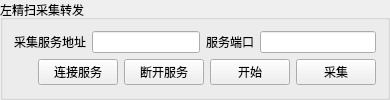
         <widget class="QGroupBox" name="groupBox_13">
          <property name="sizePolicy">
           <sizepolicy hsizetype="Preferred" vsizetype="Maximum">
            <horstretch>0</horstretch>
            <verstretch>0</verstretch>
           </sizepolicy>
          </property>
          <property name="title">
           <string>左精扫采集转发</string>
          </property>
          <layout class="QGridLayout" name="gridLayout_28">
           <item row="0" column="0">
            <layout class="QHBoxLayout" name="topHBoxLayout_5">
             <item>
              <widget class="QLabel" name="label_8">
               <property name="sizePolicy">
                <sizepolicy hsizetype="Maximum" vsizetype="Preferred">
                 <horstretch>0</horstretch>
                 <verstretch>0</verstretch>
                </sizepolicy>
               </property>
               <property name="text">
                <string>采集服务地址</string>
               </property>
              </widget>
             </item>
             <item>
              <widget class="QLineEdit" name="Prec_Scan_120_Local_Ip">
               <property name="sizePolicy">
                <sizepolicy hsizetype="Preferred" vsizetype="Fixed">
                 <horstretch>0</horstretch>
                 <verstretch>0</verstretch>
                </sizepolicy>
               </property>
              </widget>
             </item>
            </layout>
           </item>
           <item row="0" column="1">
            <layout class="QHBoxLayout" name="topHBoxLayout_4">
             <item>
              <widget class="QLabel" name="label_10">
               <property name="sizePolicy">
                <sizepolicy hsizetype="Maximum" vsizetype="Preferred">
                 <horstretch>0</horstretch>
                 <verstretch>0</verstretch>
                </sizepolicy>
               </property>
               <property name="text">
                <string>服务端口</string>
               </property>
              </widget>
             </item>
             <item>
              <widget class="QLineEdit" name="Prec_Scan_120_Tran_Port">
               <property name="sizePolicy">
                <sizepolicy hsizetype="Preferred" vsizetype="Fixed">
                 <horstretch>0</horstretch>
                 <verstretch>0</verstretch>
                </sizepolicy>
               </property>
              </widget>
             </item>
            </layout>
           </item>
           <item row="1" column="0" colspan="2">
            <layout class="QHBoxLayout" name="horizontalLayout_19">
             <item>
              <widget class="c_Fr_Light" name="Left_Scan_Tran_State" native="true">
               <property name="sizePolicy">
                <sizepolicy hsizetype="Maximum" vsizetype="Maximum">
                 <horstretch>0</horstretch>
                 <verstretch>0</verstretch>
                </sizepolicy>
               </property>
               <layout class="QGridLayout" name="gridLayout_292"/>
              </widget>
             </item>
             <item>
              <widget class="QPushButton" name="Connect_Server_120">
               <property name="enabled">
                <bool>true</bool>
               </property>
               <property name="sizePolicy">
                <sizepolicy hsizetype="Preferred" vsizetype="Fixed">
                 <horstretch>0</horstretch>
                 <verstretch>0</verstretch>
                </sizepolicy>
               </property>
               <property name="text">
                <string>连接服务</string>
               </property>
              </widget>
             </item>
             <item>
              <widget class="QPushButton" name="Disconnect_Server_120">
               <property name="enabled">
                <bool>true</bool>
               </property>
               <property name="text">
                <string>断开服务</string>
               </property>
              </widget>
             </item>
             <item>
              <widget class="QPushButton" name="Start_120">
               <property name="enabled">
                <bool>true</bool>
               </property>
               <property name="text">
                <string>开始</string>
               </property>
              </widget>
             </item>
             <item>
              <widget class="QPushButton" name="Collection_120">
               <property name="enabled">
                <bool>true</bool>
               </property>
               <property name="text">
                <string>采集</string>
               </property>
              </widget>
             </item>
            </layout>
           </item>
          </layout>
         </widget>
